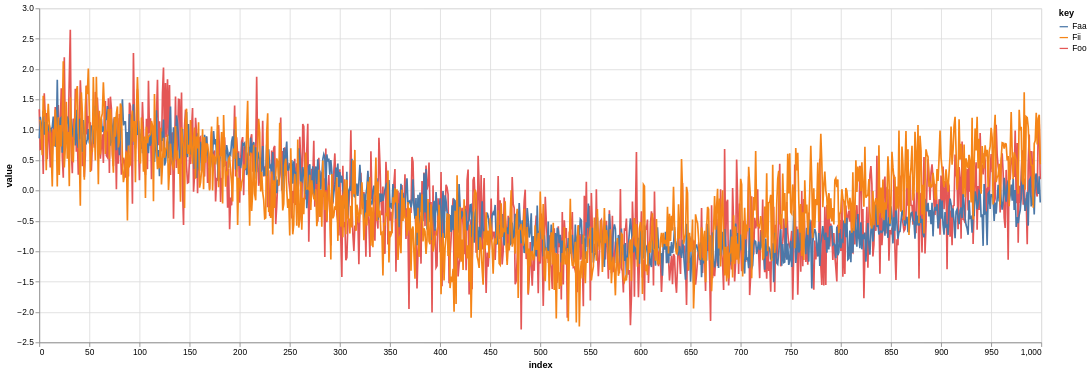

Source (notebook cell):
### Code cell
trapallada.plot.signals_array(sample_signals, columns=['Foo', 'Faa', 'Fii'])

### Figure 1 — Vega-Lite specification as saved in the notebook (floating-point values rounded to 4 significant figures; data arrays with more than 128 entries replaced by an {"elided": "..."} marker saying what was removed)
{"config": {"view": {"continuousWidth": 300, "continuousHeight": 300}}, "data": {"name": "data-8d1c47fd17bf8ef712de6be1ad03ca19"}, "mark": {"type": "line"}, "encoding": {"color": {"field": "key", "type": "nominal"}, "x": {"field": "index", "type": "quantitative"}, "y": {"field": "value", "type": "quantitative"}}, "height": 400, "transform": [{"fold": ["Foo", "Faa", "Fii"]}], "width": 1200, "$schema": "https://vega.github.io/schema/vega-lite/v5.8.0.json", "datasets": {"data-8d1c47fd17bf8ef712de6be1ad03ca19": {"elided": "1000 records"}}}
